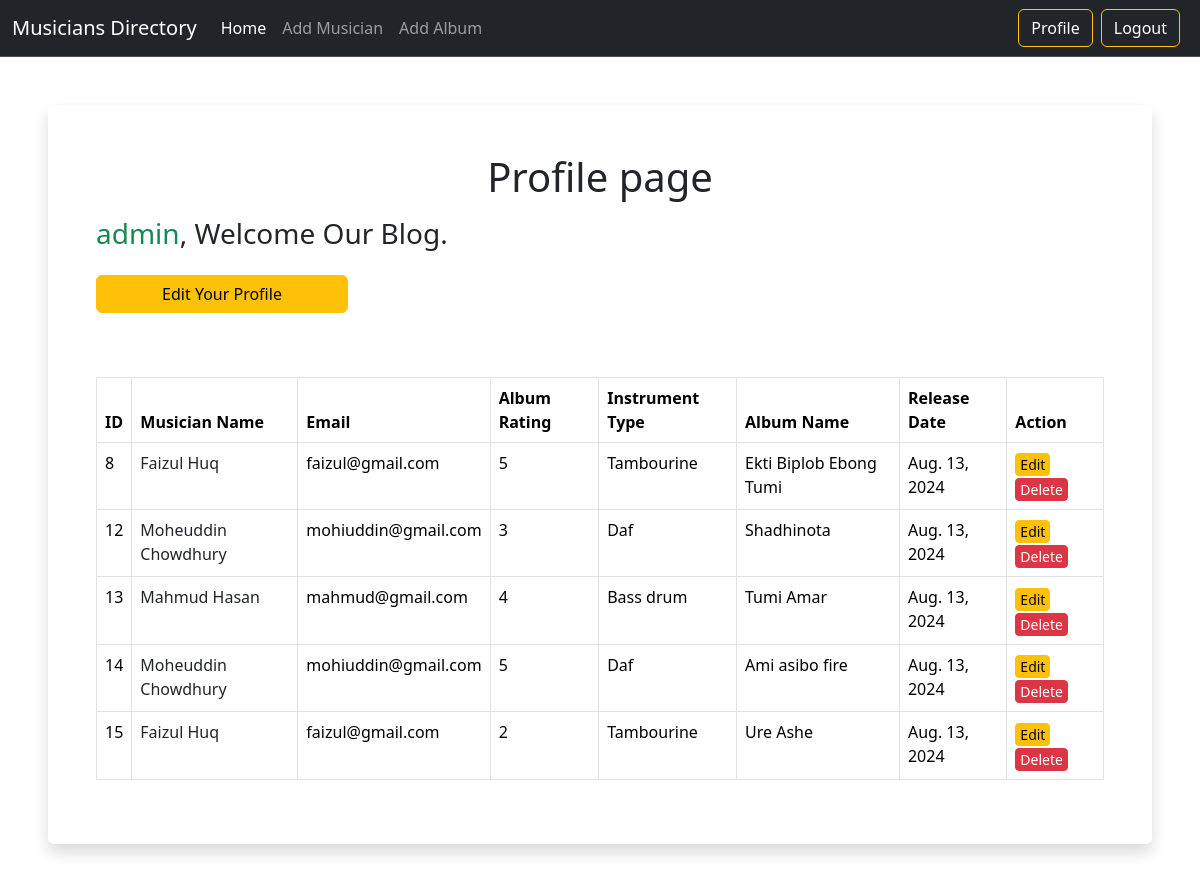
/user/profile/ (signed in), run on an earlier commit of the app's database.
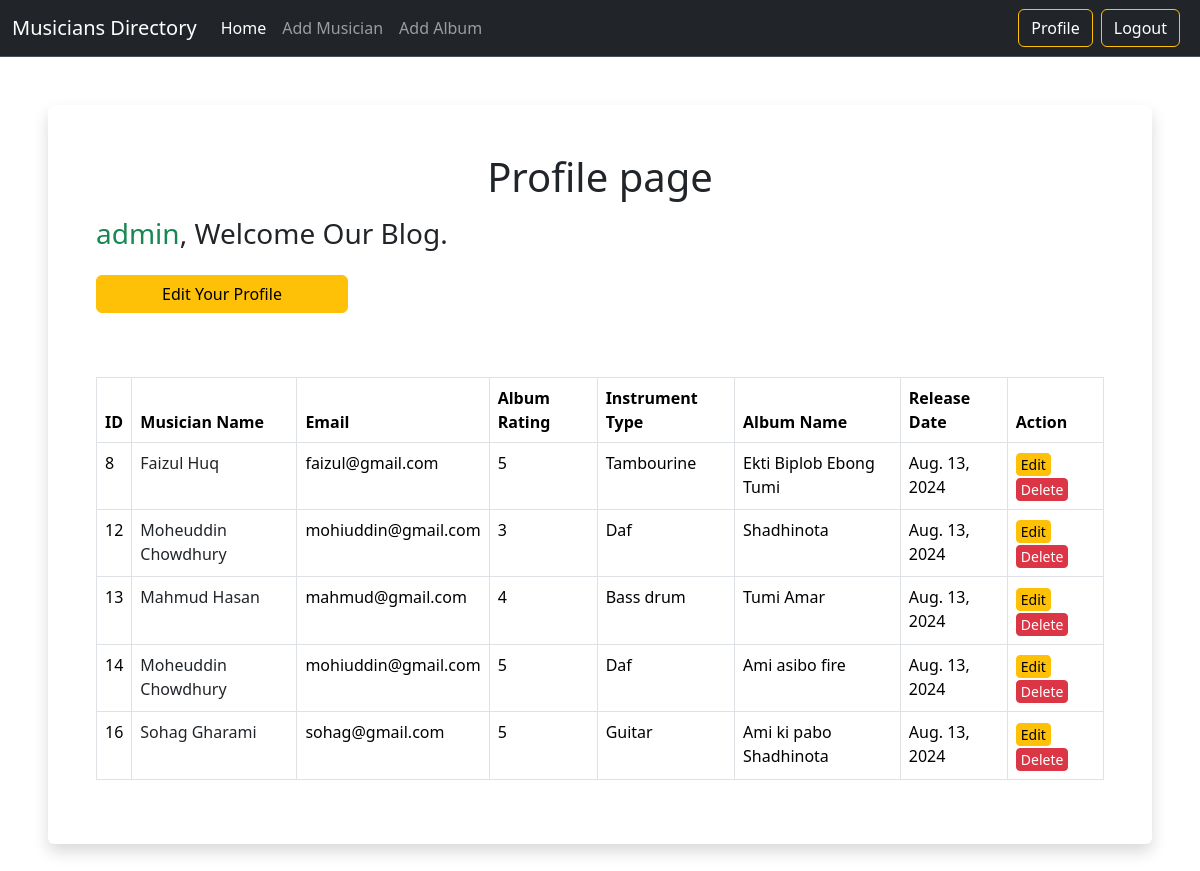
And on a later commit of the database.
### musicians_directory_app/models.py (models this page shows, shortened)
class AlbumModel(models.Model):
    album_name = models.CharField(max_length=100)
    musician = models.ForeignKey(
            MusicianModel,
            verbose_name=_("Musician of the Album"),
            on_delete=models.CASCADE
        )
    release_date = models.DateField(auto_now_add=True)
    rating = models.IntegerField(
        validators=[MinValueValidator(1), MaxValueValidator(5)]
    )

class MusicianModel(models.Model):
    first_name = models.CharField(max_length=100)
    last_name = models.CharField(max_length=100)
    email = models.EmailField()
    phone_number = models.CharField(max_length=15)
    instrument_type = models.ManyToManyField(InstrumentTypeModel)

class InstrumentTypeModel(models.Model):
    name = models.CharField(max_length=100)

### authenticator/views.py (the view)
# urls.py: path('profile/', ProfileView.as_view(), name='profile'),
@method_decorator(login_required, name='dispatch')
class ProfileView(ListView):
    model = AlbumModel
    template_name = 'profile.html'
    context_object_name = "albums"

### authenticator/templates/profile.html (shortened to what this page needs)
{% extends "base.html" %}
{% block content %}
<div class="card shadow border-0 m-5 p-5">
    <h1 class="text-center mb-3">Profile page</h1>
    <h3><span class="text-success">{{user}}</span>, Welcome Our Blog.</h3>
    <a class="btn btn-warning my-3 w-25" href="{% url 'edit_profile' %}">Edit Your Profile</a>
    <div class="d-flex flex-wrap justify-content-center pt-5">
      <table class="table table-bordered">
        <thead>
          <tr>
            <th scope="col">ID</th>
            <th scope="col">Musician Name</th>
            <th scope="col">Email</th>
            <th scope="col">Album Rating</th>
            <th scope="col">Instrument Type</th>
            <th scope="col">Album Name</th>
            <th scope="col">Release Date</th>
            <th scope="col">Action</th>
          </tr>
        </thead>
        <tbody>
        {% for album in albums %}
          <tr>
            <td>{{album.id}}</td>
            <td>
                <a class="text-decoration-none text-dark" href="{% url 'edit_musician' album.musician.id %}">
                    {{album.musician.first_name}} {{album.musician.last_name}}
                </a>
            </td>
            <td>{{album.musician.email}}</td>
            <td>{{album.rating}}</td>
            <td>
                {% for instrument in album.musician.instrument_type.all %}
                    {{ instrument.name }}{% if not forloop.last %}, {% endif %}
                {% endfor %}
            </td>
            <td>{{album.album_name}}</td>
            <td>{{album.release_date}}</td>
            <td>
                <a class="btn btn-sm btn-warning py-0 px-1" href="{% url 'edit_album' album.id %}">Edit</a>
                <a class="btn btn-sm btn-danger py-0 px-1" href="{% url 'delete_album' album.id %}">Delete</a>
            </td>
          </tr>
          {% endfor %}
        </tbody>
      </table>
    </div>
  </div>
{% endblock content %}

What changed in the data, as far as the page shows it:
removed AlbumModel: id "15", musician.first_name "Faizul", musician.last_name "Huq", musician.email "faizul@gmail.com", rating "2", album_name "Ure Ashe", release_date "Aug. 13, 2024", InstrumentTypeModel (name "Tambourine")
added AlbumModel: id "16", musician.first_name "Sohag", musician.last_name "Gharami", musician.email "sohag@gmail.com", rating "5", album_name "Ami ki pabo Shadhinota", release_date "Aug. 13, 2024"
now on this page (row unchanged): InstrumentTypeModel: name "Guitar", shown under "16"
